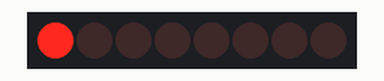
This sketch was run on a simulated Arduino Uno, built with avr-gcc and run on an emulated ATmega328P. Parts: 8 shift-register outputs drawn as a row of LEDs (first output left, lit = HIGH). Wiring (inferred from the names in the program): shift register (74HC595): data pin 11; shift clock pin 12; latch pin 13. Wiring (inferred from the signals the program sends): row of LEDs: on Q0, Q1, Q2, Q3, Q4, Q5, Q6, Q7.

Above: at 0.05 s.
At 0.35 s:
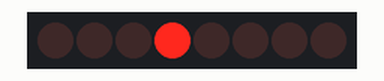
At 0.75 s:
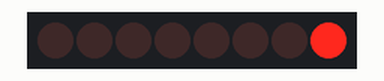
At 1.45 s:
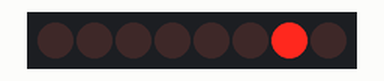
At 2.15 s:
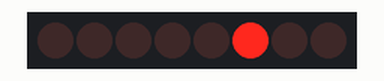
At 2.85 s:
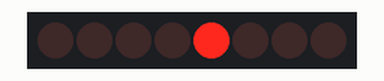
Timing chart, 0 to 3.1 s (numbered marks = the images above):
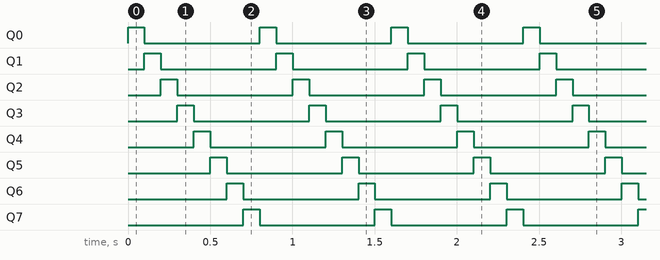

The sketch:

class_ex3_10-11.ino
```cpp
const int data_pin = 11;
const int clock_pin = 12;
const int latch_pin = 13;


void setup() {
  // put your setup code here, to run once:
pinMode(data_pin, OUTPUT);
pinMode(clock_pin, OUTPUT);
pinMode(latch_pin, OUTPUT);
}

void loop() {
  // put your main code here, to run repeatedly:
  byte x = B10000000;
    // Turn LEDs on one at a time
  for ( int i = 0; i < 8; i++ ) {
    shiftDisplay(x);
    x = x >> 1;
    delay(100);
  }
}

void shiftDisplay(byte data) {
  digitalWrite(latch_pin, LOW);
  shiftOut(data_pin, clock_pin, LSBFIRST, data);
  digitalWrite(latch_pin, HIGH);
}
```

Measured:
- by itself, Q0–7: alternates HIGH for 0.10 s and LOW for 0.70 s
- by itself, everything shown: repeats every 0.80 s, in 8 steps
